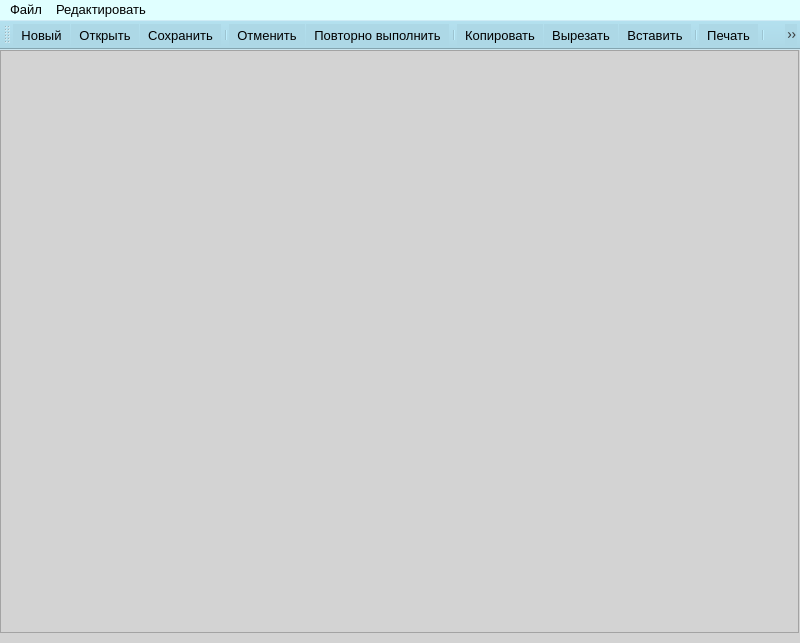
<?xml version="1.0" encoding="UTF-8"?>
<ui version="4.0">
 <class>MainWindow</class>
 <widget class="QMainWindow" name="MainWindow">
  <property name="geometry">
   <rect>
    <x>0</x>
    <y>0</y>
    <width>800</width>
    <height>643</height>
   </rect>
  </property>
  <property name="minimumSize">
   <size>
    <width>800</width>
    <height>600</height>
   </size>
  </property>
  <property name="baseSize">
   <size>
    <width>800</width>
    <height>600</height>
   </size>
  </property>
  <property name="font">
   <font>
    <family>Arial</family>
    <pointsize>10</pointsize>
   </font>
  </property>
  <property name="windowTitle">
   <string>Текстовый редактор</string>
  </property>
  <property name="windowIcon">
   <iconset>
    <normaloff>Resources/notepad.ico</normaloff>
    <normalon>Resources/notepad.ico</normalon>
    <disabledoff>Resources/notepad.ico</disabledoff>
    <disabledon>Resources/notepad.ico</disabledon>
    <activeoff>Resources/notepad.ico</activeoff>
    <activeon>Resources/notepad.ico</activeon>
    <selectedoff>Resources/notepad.ico</selectedoff>
    <selectedon>Resources/notepad.ico</selectedon>Resources/notepad.ico</iconset>
  </property>
  <property name="styleSheet">
   <string notr="true">background-color: white;</string>
  </property>
  <property name="iconSize">
   <size>
    <width>32</width>
    <height>32</height>
   </size>
  </property>
  <widget class="QWidget" name="centralwidget">
   <property name="font">
    <font>
     <family>Arial</family>
     <pointsize>10</pointsize>
    </font>
   </property>
   <property name="styleSheet">
    <string notr="true">background-color:  lightgray;</string>
   </property>
   <widget class="QWidget" name="verticalLayoutWidget">
    <property name="geometry">
     <rect>
      <x>0</x>
      <y>0</y>
      <width>799</width>
      <height>583</height>
     </rect>
    </property>
    <layout class="QVBoxLayout" name="verticalLayout">
     <item>
      <widget class="QPlainTextEdit" name="plainTextEdit">
       <property name="sizePolicy">
        <sizepolicy hsizetype="Expanding" vsizetype="MinimumExpanding">
         <horstretch>0</horstretch>
         <verstretch>0</verstretch>
        </sizepolicy>
       </property>
       <property name="maximumSize">
        <size>
         <width>16777215</width>
         <height>16777215</height>
        </size>
       </property>
       <property name="font">
        <font>
         <family>Arial</family>
         <pointsize>12</pointsize>
        </font>
       </property>
       <property name="cursor" stdset="0">
        <cursorShape>IBeamCursor</cursorShape>
       </property>
      </widget>
     </item>
    </layout>
   </widget>
  </widget>
  <widget class="QMenuBar" name="menubar">
   <property name="geometry">
    <rect>
     <x>0</x>
     <y>0</y>
     <width>800</width>
     <height>22</height>
    </rect>
   </property>
   <property name="font">
    <font>
     <family>Arial</family>
     <pointsize>10</pointsize>
    </font>
   </property>
   <property name="cursor">
    <cursorShape>PointingHandCursor</cursorShape>
   </property>
   <property name="autoFillBackground">
    <bool>false</bool>
   </property>
   <property name="styleSheet">
    <string notr="true">background-color: lightcyan;
forecolor: black;</string>
   </property>
   <widget class="QMenu" name="menu">
    <property name="title">
     <string>Файл</string>
    </property>
    <addaction name="new_file"/>
    <addaction name="open_file"/>
    <addaction name="save_file"/>
    <addaction name="print_dialog"/>
    <addaction name="separator"/>
    <addaction name="exit"/>
   </widget>
   <widget class="QMenu" name="menu_2">
    <property name="title">
     <string>Редактировать</string>
    </property>
    <addaction name="copy_text"/>
    <addaction name="paste_text"/>
    <addaction name="cut_text"/>
    <addaction name="separator"/>
    <addaction name="undo_action"/>
    <addaction name="redo_action"/>
   </widget>
   <addaction name="menu"/>
   <addaction name="menu_2"/>
  </widget>
  <widget class="QToolBar" name="toolBar">
   <property name="font">
    <font>
     <family>Arial</family>
     <pointsize>12</pointsize>
    </font>
   </property>
   <property name="cursor">
    <cursorShape>OpenHandCursor</cursorShape>
   </property>
   <property name="windowTitle">
    <string>toolBar</string>
   </property>
   <property name="styleSheet">
    <string notr="true">background-color: lightblue;</string>
   </property>
   <attribute name="toolBarArea">
    <enum>TopToolBarArea</enum>
   </attribute>
   <attribute name="toolBarBreak">
    <bool>false</bool>
   </attribute>
   <addaction name="new_file"/>
   <addaction name="open_file"/>
   <addaction name="save_file"/>
   <addaction name="separator"/>
   <addaction name="undo_action"/>
   <addaction name="redo_action"/>
   <addaction name="separator"/>
   <addaction name="copy_text"/>
   <addaction name="cut_text"/>
   <addaction name="paste_text"/>
   <addaction name="separator"/>
   <addaction name="print_dialog"/>
   <addaction name="separator"/>
   <addaction name="exit"/>
  </widget>
  <action name="new_file">
   <property name="icon">
    <iconset resource="Resources.qrc">
     <normaloff>:/images/Resources/new.png</normaloff>:/images/Resources/new.png</iconset>
   </property>
   <property name="text">
    <string>Новый</string>
   </property>
   <property name="toolTip">
    <string>Создать новый файл</string>
   </property>
   <property name="font">
    <font>
     <family>Arial</family>
     <pointsize>10</pointsize>
    </font>
   </property>
   <property name="shortcut">
    <string>Ctrl+N</string>
   </property>
  </action>
  <action name="open_file">
   <property name="icon">
    <iconset resource="Resources.qrc">
     <normaloff>:/images/Resources/open.png</normaloff>:/images/Resources/open.png</iconset>
   </property>
   <property name="text">
    <string>Открыть</string>
   </property>
   <property name="toolTip">
    <string>Открыть существующий файл</string>
   </property>
   <property name="font">
    <font>
     <family>Arial</family>
     <pointsize>10</pointsize>
    </font>
   </property>
   <property name="shortcut">
    <string>Ctrl+O</string>
   </property>
  </action>
  <action name="save_file">
   <property name="icon">
    <iconset resource="Resources.qrc">
     <normaloff>:/images/Resources/save.png</normaloff>:/images/Resources/save.png</iconset>
   </property>
   <property name="text">
    <string>Сохранить</string>
   </property>
   <property name="toolTip">
    <string>Сохранить текущий файл</string>
   </property>
   <property name="font">
    <font>
     <family>Arial</family>
     <pointsize>10</pointsize>
    </font>
   </property>
   <property name="shortcut">
    <string>Ctrl+S</string>
   </property>
  </action>
  <action name="exit">
   <property name="icon">
    <iconset resource="Resources.qrc">
     <normaloff>:/images/Resources/exit.png</normaloff>:/images/Resources/exit.png</iconset>
   </property>
   <property name="text">
    <string>Выход</string>
   </property>
   <property name="toolTip">
    <string>Выход из программы</string>
   </property>
   <property name="font">
    <font>
     <family>Arial</family>
     <pointsize>10</pointsize>
    </font>
   </property>
   <property name="shortcut">
    <string>Esc</string>
   </property>
  </action>
  <action name="print_dialog">
   <property name="icon">
    <iconset resource="Resources.qrc">
     <normaloff>:/images/Resources/print.png</normaloff>:/images/Resources/print.png</iconset>
   </property>
   <property name="text">
    <string>Печать</string>
   </property>
   <property name="toolTip">
    <string>Печать данного документа</string>
   </property>
   <property name="font">
    <font>
     <family>Arial</family>
     <pointsize>10</pointsize>
    </font>
   </property>
   <property name="shortcut">
    <string>Ctrl+P</string>
   </property>
  </action>
  <action name="copy_text">
   <property name="icon">
    <iconset resource="Resources.qrc">
     <normaloff>:/images/Resources/copy.png</normaloff>:/images/Resources/copy.png</iconset>
   </property>
   <property name="text">
    <string>Копировать</string>
   </property>
   <property name="toolTip">
    <string>Копировать выделенный фрагмент текста</string>
   </property>
   <property name="font">
    <font>
     <family>Arial</family>
     <pointsize>10</pointsize>
    </font>
   </property>
   <property name="shortcut">
    <string>Ctrl+C</string>
   </property>
  </action>
  <action name="paste_text">
   <property name="icon">
    <iconset resource="Resources.qrc">
     <normaloff>:/images/Resources/paste.png</normaloff>:/images/Resources/paste.png</iconset>
   </property>
   <property name="text">
    <string>Вставить</string>
   </property>
   <property name="toolTip">
    <string>Вставить текст из буфера обмена</string>
   </property>
   <property name="font">
    <font>
     <family>Arial</family>
     <pointsize>10</pointsize>
    </font>
   </property>
   <property name="shortcut">
    <string>Ctrl+V</string>
   </property>
  </action>
  <action name="cut_text">
   <property name="icon">
    <iconset resource="Resources.qrc">
     <normaloff>:/images/Resources/cut.png</normaloff>:/images/Resources/cut.png</iconset>
   </property>
   <property name="text">
    <string>Вырезать</string>
   </property>
   <property name="toolTip">
    <string>Вырезать выделенный участок текста</string>
   </property>
   <property name="font">
    <font>
     <family>Arial</family>
     <pointsize>10</pointsize>
    </font>
   </property>
   <property name="shortcut">
    <string>Ctrl+X</string>
   </property>
  </action>
  <action name="undo_action">
   <property name="icon">
    <iconset resource="Resources.qrc">
     <normaloff>:/images/Resources/undo.png</normaloff>:/images/Resources/undo.png</iconset>
   </property>
   <property name="text">
    <string>Отменить</string>
   </property>
   <property name="toolTip">
    <string>Отменить последнюю операцию</string>
   </property>
   <property name="font">
    <font>
     <family>Arial</family>
     <pointsize>10</pointsize>
    </font>
   </property>
   <property name="shortcut">
    <string>Ctrl+U</string>
   </property>
  </action>
  <action name="redo_action">
   <property name="icon">
    <iconset resource="Resources.qrc">
     <normaloff>:/images/Resources/redo.png</normaloff>:/images/Resources/redo.png</iconset>
   </property>
   <property name="text">
    <string>Повторно выполнить</string>
   </property>
   <property name="toolTip">
    <string>Повторить последнюю операцию</string>
   </property>
   <property name="font">
    <font>
     <family>Arial</family>
     <pointsize>10</pointsize>
    </font>
   </property>
   <property name="shortcut">
    <string>Ctrl+R</string>
   </property>
  </action>
 </widget>
 <resources>
  <include location="Resources.qrc"/>
 </resources>
 <connections/>
</ui>
